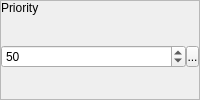
            <widget class="QFrame" name="frame_3">
             <property name="sizePolicy">
              <sizepolicy hsizetype="Fixed" vsizetype="Preferred">
               <horstretch>0</horstretch>
               <verstretch>0</verstretch>
              </sizepolicy>
             </property>
             <property name="frameShape">
              <enum>QFrame::StyledPanel</enum>
             </property>
             <property name="frameShadow">
              <enum>QFrame::Raised</enum>
             </property>
             <layout class="QVBoxLayout" name="verticalLayout_4">
              <property name="spacing">
               <number>0</number>
              </property>
              <property name="margin">
               <number>0</number>
              </property>
              <item>
               <widget class="QLabel" name="label_3">
                <property name="sizePolicy">
                 <sizepolicy hsizetype="Preferred" vsizetype="Fixed">
                  <horstretch>0</horstretch>
                  <verstretch>0</verstretch>
                 </sizepolicy>
                </property>
                <property name="text">
                 <string>Priority</string>
                </property>
               </widget>
              </item>
              <item>
               <widget class="QWidget" name="widget_3" native="true">
                <layout class="QHBoxLayout" name="horizontalLayout_10">
                 <property name="spacing">
                  <number>0</number>
                 </property>
                 <property name="margin">
                  <number>0</number>
                 </property>
                 <item>
                  <widget class="QSpinBox" name="sbPriority">
                   <property name="minimum">
                    <number>1</number>
                   </property>
                   <property name="maximum">
                    <number>100</number>
                   </property>
                   <property name="value">
                    <number>50</number>
                   </property>
                  </widget>
                 </item>
                 <item>
                  <widget class="SpinBoxSideButton" name="bPrioritySideButton">
                   <property name="minimumSize">
                    <size>
                     <width>13</width>
                     <height>21</height>
                    </size>
                   </property>
                   <property name="maximumSize">
                    <size>
                     <width>13</width>
                     <height>21</height>
                    </size>
                   </property>
                   <property name="text">
                    <string>...</string>
                   </property>
                   <property name="icon">
                    <iconset resource="gui_icons.qrc">
                     <normaloff>:/icons/spinBoxSideButton.png</normaloff>:/icons/spinBoxSideButton.png</iconset>
                   </property>
                  </widget>
                 </item>
                </layout>
               </widget>
              </item>
             </layout>
            </widget>
